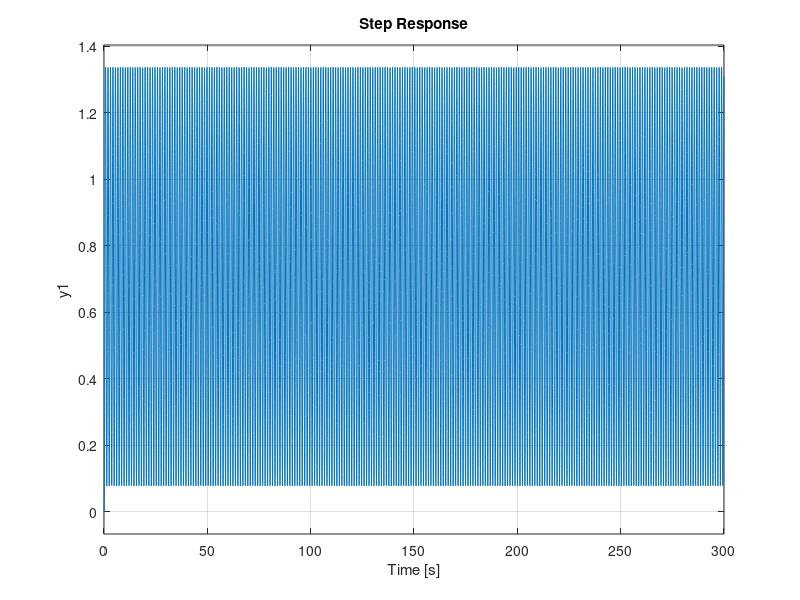
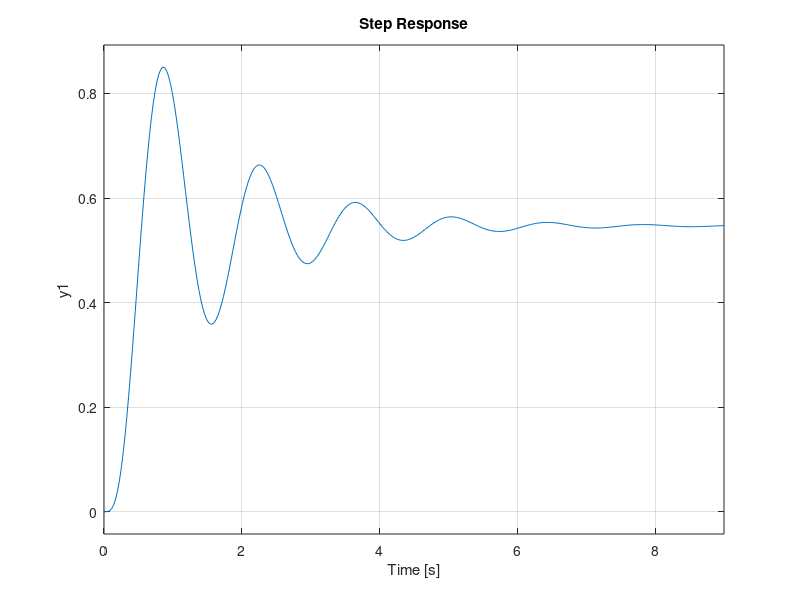

MATLAB code for these plots, in order: (Note: this script raises an error after producing the figures.)
%% preparing
clear all;
close all;
clc;

%% setting the parameters
a=5;b=6;c=9;
p1=-2+3i;
p2=-2-3i;
x0=[b;c;0;0;a];
time=0:0.010225:15;
Ku=3048.513;
Wu=5.4513;
UN=c*cos(b*time);
%% %% %% Part-1: Plant %%%%%%%%%%%%%%%%%%%%%%%%%%%%%%%%%%%%%%%%%%

%%% tf plant
 Np=[1 a];
 Dp=[1 28 298 1554 4401 6318];
 sysp=tf(Np,Dp);
%%% real plant
s = tf('s');  
Gr = (s+a)/((s+b)*((s+c)*(s+c))*(s^2+4*s+16.38));

%% %% %% Part-2: Controller %%%%%%%%%%%%%%%%%%%%%%%%%%%%%%%%%%%%%%%%%%


%% zigler-1
% figure(11)
% step(sysp,15)
% hold on;
% ypz1=step(sysp,15);
% gz(1)=0;
% for i=1:1:1466
%     gz(i+1)=(ypz1(i+1)-ypz1(i))/0.010225;
% end
% Rpz1=max(gz);
% ylinez54=ypz1(54);
% Lpz1=0.5419-(ylinez54/Rpz1);
% 
%     
%% zigler-2
%%% calculations
Kpz2=3048.513;
Wpz2=5.4513;
pu=2*pi/Wpz2;
syspz2=feedback(Kpz2*sysp,1);
figure(21)
step(syspz2)
%%% desining the controller
% maqadir ra baraye behtar shodan taqir midahim
kZp=Kpz2*0.5/1;
sysfZp= feedback(kZp*sysp,1);
figure(22)
step(sysfZp);
%%% info
infop2=stepinfo(sysfZp)
yZpend2=step(sysfZp);
endp2=yZpend2(end);
essp2=1-endp2
[Gmp2,Pmp2] = margin(kZp*sysp)

 syspu2=kZp*(1-sysfZp);
 [up2]=step(syspu2,10);
 Lup2(1)=up2(1);
  for i=1:1:247;
      Lup2(i+1)=Lup2(i)+up2(i+1)*up2(i+1)*0.04032;
  end
  IEp2=Lup2(248)
figure(23);
pzplot(sysfZp);
%%%realplant response
Grz=feedback(Gr*kZp,1);
figure(29);
step(Grz);
%%%noises
YR2=step(feedback(sysfZp,1),time);
YD2=a*step(feedback(sysp,kZp),time);
YN2=lsim(feedback(-1*sysfZp,-1),UN,time);
figure(28)
subplot(3,1,1)
plot(YR2+YD2)
subplot(3,1,2)
plot(YR2+YN2)
subplot(3,1,3)
plot(YR2+YD2+YN2)

%% Root Lucas
%%% calculations
syms cc;
eqncc= 0.18==exp(-cc*pi/((1-cc^2)^0.5));
cc1= solve(eqncc,cc);
zeta=(((pi*1i - 2*log(3) + log(50))*(pi*1i + 2*log(3) - log(50)))^(1/2)*(log(3)*2i - log(50)*1i)*1i)/(- log(3)*log(50)*4i + pi^2*1i + log(3)^2*4i + log(50)^2*1i);
syms ww;
eqnww = 3==(pi-acos(zeta))/(ww*(1-zeta^2)^0.5);
Wn=0.7862531315;
alpha=acos(zeta);
%%% desining the controller
kRp=1500;
sysfRp=feedback(kRp*sysp,1);
figure(31)
rlocus(sysp);
sgrid(zeta,Wn);
figure(32)
step(sysfRp)
%%% info
infop3=stepinfo(sysfRp);
yZpend3=step(sysfRp);
endp3=yZpend3(end);
essp3=1-endp3;
[Gmp3,Pmp3] = margin(kRp*sysp);
 syspu3=kRp*(1-sysfRp);
 [up3]=step(syspu3,10);
 Lup3(1)=up3(1);
  for i=1:1:247;
      Lup3(i+1)=Lup3(i)+up3(i+1)*up3(i+1)*0.04032;
  end
  IEp3=Lup3(248)
figure(33);
pzplot(sysfRp);
%%%realplant response
Grr=feedback(Gr*kRp,1);
figure(39);
step(Grr);
%%%noises
YR3=step(feedback(sysfRp,1),time);
YD3=a*step(feedback(sysp,kRp),time);
YN3=lsim(feedback(-1*sysfRp,-1),UN,time);
figure(38)
subplot(3,1,1)
plot(YR3+YD3)
subplot(3,1,2)
plot(YR3+YN3)
subplot(3,1,3)
plot(YR3+YD3+YN3)

%% Frequency Response
%%% desining the controller
 kFp=1214;
 sysFo=kFp*sysp;
 sysfFp= feedback(sysFo,1);
 figure(41)
 margin(sysFo)
 
 figure(42)
 step(sysfFp)
%%% info 
infop4=stepinfo(sysfFp)
yZpend4=step(sysfFp);
endp4=yZpend4(end);
essp4=1-endp4
[Gmp4,Pmp4] = margin(sysFo)
 syspu4=kFp*(1-sysfFp);
 [up4]=step(syspu4,10);
 Lup4(1)=up4(1);
  for i=1:1:247;
      Lup4(i+1)=Lup4(i)+up4(i+1)*up4(i+1)*0.04032;
  end
IEp4=Lup4(248)
figure(43);
pzplot(sysfFp);
%%%realplant response
Grf=feedback(Gr*kFp,1);
figure(49);
step(Grf);
%%%noises
YR4=step(feedback(sysfFp,1),time);
YD4=a*step(feedback(sysp,kFp),time);
YN4=lsim(feedback(-1*sysfFp,-1),UN,time);
figure(48)
subplot(3,1,1)
plot(YR4+YD4)
subplot(3,1,2)
plot(YR4+YN4)
subplot(3,1,3)
plot(YR4+YD4+YN4)


%% all
figure(51)
step(sysfZp,15);
hold on
step(sysfFp,15);
hold on
step(sysfRp,15);